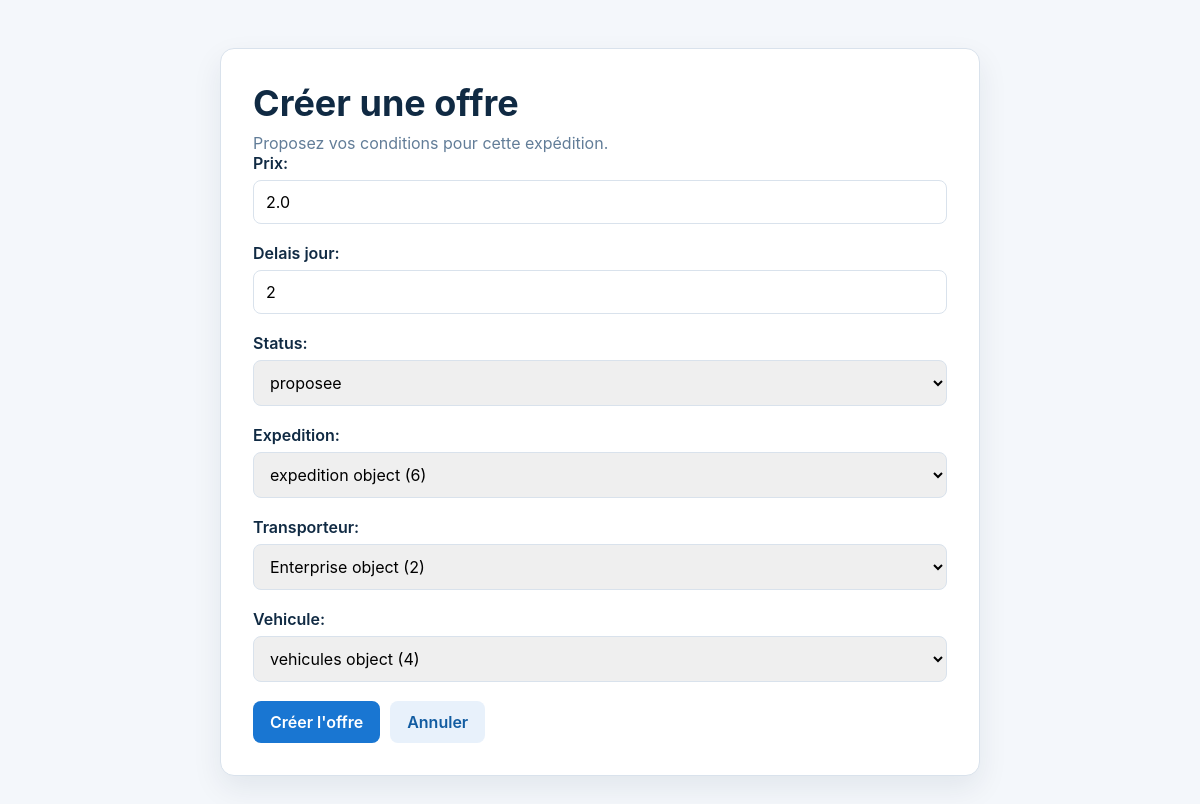
Screenshot of /offre/update/5/ with the database file from the repository.
### OffreApp/models.py (models this page shows, shortened)
class offre(models.Model):
    prix = models.FloatField(validators=[MinValueValidator(1,"Le prix ne peut pas etre negative")])
    delais_jour = models.IntegerField(blank=False,null=False,validators=[MinValueValidator(1,"Le delais ne peut pas etre negative")])
    status = models.CharField(max_length=20,choices=[
        ('p','proposee'),
        ('a','acceptee'),
        ('r','refusee'),
        ('re','retiree'),
    ],default='p')
    date_proposition = models.DateTimeField(auto_now_add=True)
    expedition = models.ForeignKey('ExpidationApp.expedition',on_delete=models.CASCADE,related_name='offres')
    transporteur = models.ForeignKey('EntrepriseApp.Enterprise',on_delete=models.CASCADE,related_name='offres')
    vehicule = models.ForeignKey('VehiculesApp.vehicules',on_delete=models.CASCADE,related_name='offres')
    created_at = models.DateTimeField(auto_now_add=True)
    updated_at = models.DateTimeField(auto_now=True)

### OffreApp/views.py (the view)
# urls.py: path("update/<int:pk>/",UpdateOffre.as_view(),name="updateview"),
class UpdateOffre(UpdateView):
    model = offre
    template_name= "offre/forms.html"
    form_class = OffreForm
    success_url = reverse_lazy('Offre:listview')

### OffreApp/form.py
class OffreForm(ModelForm):
    class Meta:
        model = offre
        fields = '__all__'
        exclude = ['id', 'created_at', 'updated_at']
        widgets = {
            "data_date_proposition" : forms.DateTimeInput(attrs={'type': 'datetime-local'},),
        }

### Templates/offre/forms.html (shortened to what this page needs)
<!DOCTYPE html>
<html lang="en">
<head>
    {% load static %}
    <link rel="stylesheet" href="{% static 'css/offre.css' %}">
</head>
<body>
    <main class="container">
        <section class="card form-card">
            <h1>Créer une offre</h1>
            <p class="subtitle">Proposez vos conditions pour cette expédition.</p>
            <form method="post">
                {{ form.as_p }}
                <div class="form-actions">
                    <button type="submit">Créer l'offre</button>
                    <a class="button button-secondary" href="{% url 'Offre:listview' %}">Annuler</a>
                </div>
            </form>
        </section>
    </main>
</body>
</html>

### static/css/offre.css (style rules this page uses)
:root { --navy: #102a43; --blue: #1976d2; --blue-dark: #125ca1; --bg: #f4f7fb; --surface: #ffffff; --text: #243b53; --muted: #627d98; --border: #d9e2ec; --danger: #c62828; --shadow: 0 12px 30px rgba(16, 42, 67, 0.08); }
* { box-sizing: border-box; }
body { background: var(--bg); color: var(--text); font-family: Inter, "Segoe UI", Arial, sans-serif; margin: 0; }
a { color: var(--blue); text-decoration: none; }
.container { margin: 0 auto; max-width: 1120px; padding: 48px 16px 64px; }
h1 { color: var(--navy); font-size: clamp(1.7rem, 3vw, 2.35rem); margin: 0 0 8px; }
.subtitle { color: var(--muted); margin: 0; }
.card { background: var(--surface); border: 1px solid var(--border); border-radius: 14px; box-shadow: var(--shadow); }
.actions, .form-actions { display: flex; flex-wrap: wrap; gap: 10px; }
.button, button { border: 0; border-radius: 8px; cursor: pointer; display: inline-block; font: inherit; font-weight: 600; padding: 11px 17px; }
.button-primary, button { background: var(--blue); color: #fff; }
.button-secondary { background: #e8f1fb; color: var(--blue-dark); }
.form-card, .detail-card, .danger-card { margin: 0 auto; max-width: 760px; padding: 32px; }
.form-card form p { display: flex; flex-direction: column; gap: 7px; margin: 0 0 19px; }
.form-card label { color: var(--navy); font-weight: 600; }
.form-card input, .form-card select, .form-card textarea { border: 1px solid var(--border); border-radius: 8px; font: inherit; padding: 11px 12px; width: 100%; }

### rows the page displays
offre: prix "2.0", delais_jour "2", status "proposee", expedition "expedition object (6)", transporteur "Enterprise object (2)", vehicule "vehicules object (4)"
